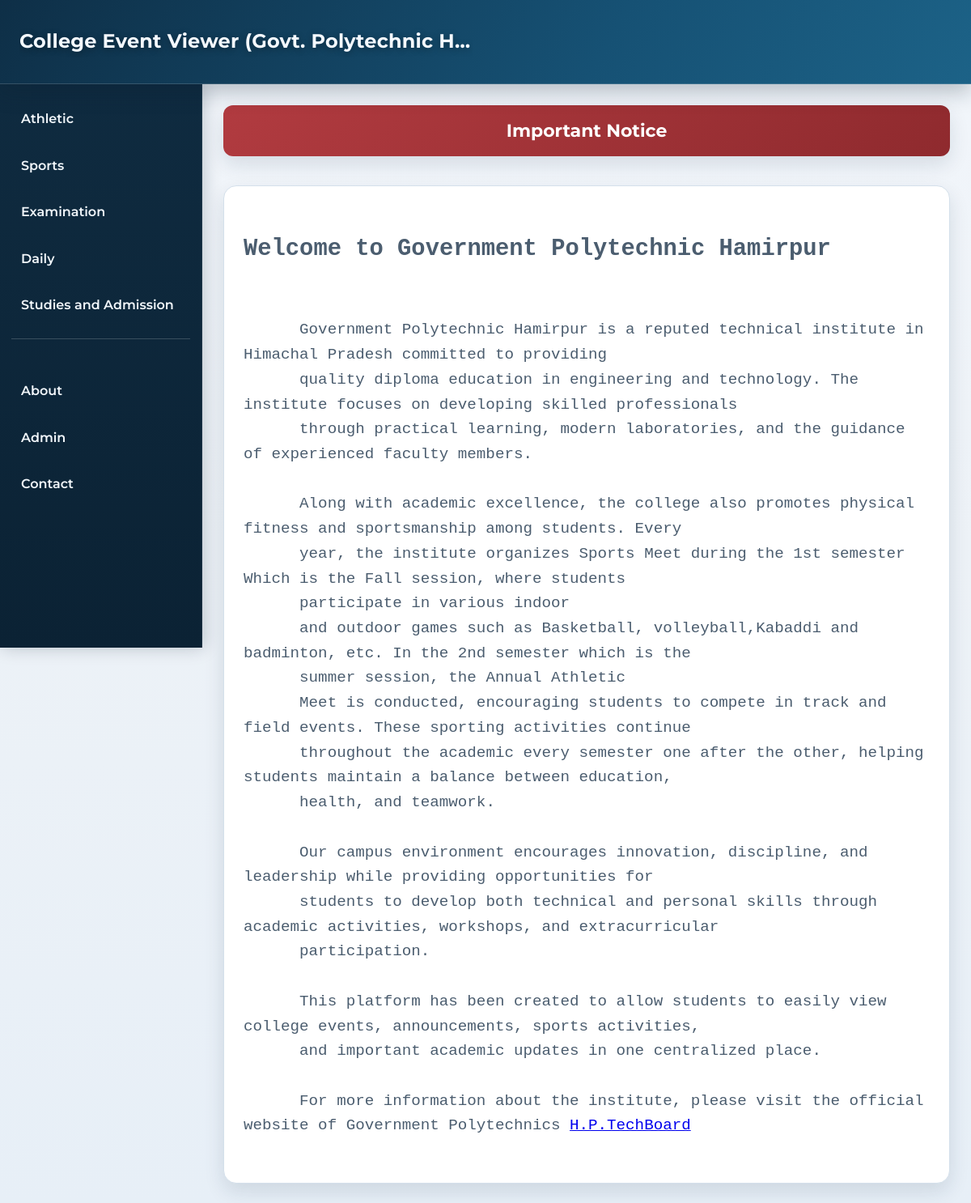
The app's page /, older data.
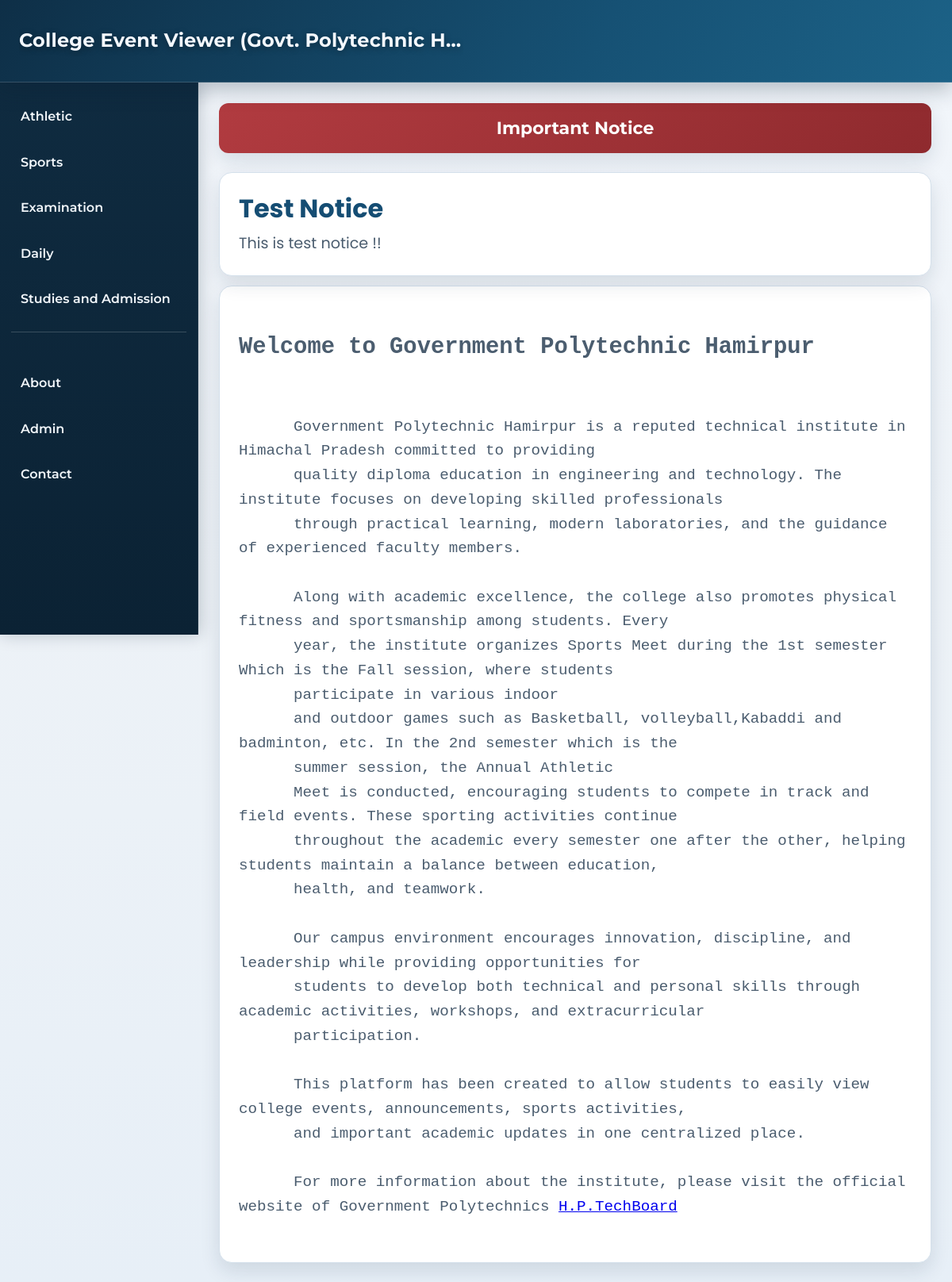
The same page, newer data.
### main.py (models this page shows)
class Notice(db.Model):
    sno = db.Column(db.Integer, primary_key=True, autoincrement=True)
    title = db.Column(db.String(200), nullable=False)
    desc = db.Column(db.String(5000), nullable=False)

### main.py (the view)
@app.route("/")
def index():
    data = Notice.query.all()
    return render_template('index.html', notices=data)

### templates/index.html
{%extends "clientBase.html"%}
{%block content%}
<main class="content">
  <div class="notification-banner">
    Important Notice
  </div>
  <div class="content-cards">
    {% for notice in notices %}
    <div class="card">
      <h1>{{ notice.title }}</h1>
      <p>{{ notice.desc }}</p>
    </div>
    {% endfor %}
  </div>
  <div class="card-2">
    <pre>
      <h2>Welcome to Government Polytechnic Hamirpur</h2>
      Government Polytechnic Hamirpur is a reputed technical institute in Himachal Pradesh committed to providing
      quality diploma education in engineering and technology. The institute focuses on developing skilled professionals
      through practical learning, modern laboratories, and the guidance of experienced faculty members.
      Along with academic excellence, the college also promotes physical fitness and sportsmanship among students. Every
      year, the institute organizes Sports Meet during the 1st semester Which is the Fall session, where students
      participate in various indoor
      and outdoor games such as Basketball, volleyball,Kabaddi and badminton, etc. In the 2nd semester which is the
      summer session, the Annual Athletic
      Meet is conducted, encouraging students to compete in track and field events. These sporting activities continue
      throughout the academic every semester one after the other, helping students maintain a balance between education,
      health, and teamwork.
      Our campus environment encourages innovation, discipline, and leadership while providing opportunities for
      students to develop both technical and personal skills through academic activities, workshops, and extracurricular
      participation.
      This platform has been created to allow students to easily view college events, announcements, sports activities,
      and important academic updates in one centralized place.
      For more information about the institute, please visit the official website of Government Polytechnics <a
        href="https://www.hptechboard.com/">H.P.TechBoard</a>
        </pre>
    </div>
</main>
{%endblock%}

Row changes from the older to the newer data that the page shows:
added Notice: title "Test Notice", desc "This is test notice !!"
